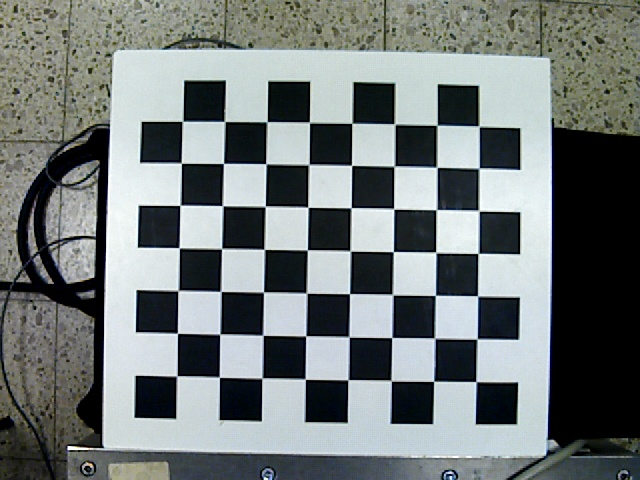
#> input picture WAITING_POSE.jpg, 640 x 480 px
$ python main_calculate_point_to_robot_base.py
#> lines starting #> are read from the running program, lines starting #| are printed output that depends on the picture; long printed decimals are rounded
#> (reads R_T_results.npz from the repository)
### packages2/image_processor.py
import cv2
import numpy as np
import logging


class ImageProcessor:
    def __init__(self):

        self._logger = logging.getLogger(f'{__name__}.{self.__class__.__name__}')
        self._logger.debug(f'ImageProcessor({self}) was initialized.')

    def load_camera_params(self, path):
#> called with path = 'CameraParams_inna_kamera_17-07_16-34.npz'
        with np.load(path) as file:
#> (reads CameraParams_inna_kamera_17-07_16-34.npz from the repository)
#> further down, image is the input picture: shape (480, 640, 3); mean B, G, R 120.9, 121.5, 115
            mtx, distortion = [file[i] for i in ('cameraMatrix', 'dist')]
        return mtx, distortion

    def undistort_frame(self, frame, mtx, distortion):
        h, w = frame.shape[:2]
#> h = 480; w = 640
        newcameramtx, roi = cv2.getOptimalNewCameraMatrix(mtx, distortion, (w, h), 1, (w, h))
#> roi = (11, 27, 601, 443)
        undst = cv2.undistort(frame, mtx, distortion, None, newcameramtx)
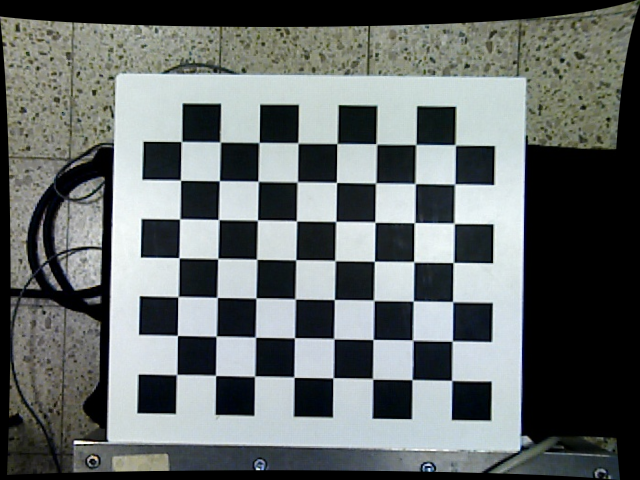
#> undst: shape (480, 640, 3); mean B, G, R 106.5, 107.3, 101.7
        x, y, w, h = roi
#> x = 11; y = 27; w = 601; h = 443
        undst = undst[y:y+h, x:x+w]
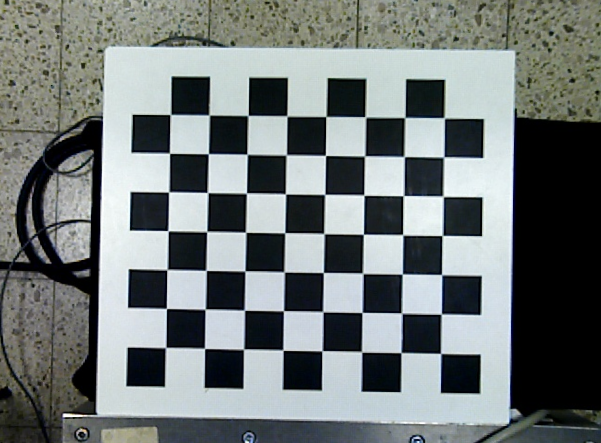
#> undst: shape (443, 601, 3); mean B, G, R 120.2, 120.9, 114.5
        return undst

    # [43 lines left out: functions apply_binarization, crop_image, ignore_background, not called in this run]


    def calculate_rvec_tvec(self, frame, point_shift=(0,0), chess_size=(8,7), side_of_chess_mm=40):
        """
        Calculates the chessboard's rotation (rvecs) and translation vector (tvecs) using the solvePnP method.

        Args:
            frame: The input frame
            point_shift: A tuple representing the shift of the chessboard corners in the x and y directions
            chess_size: A tuple representing the number of inner corners per chessboard row and column
            side_of_chess_mm: The size of each square on the chessboard in millimeters

        Returns:
            rvecs: The rotation vector
            tvecs: The translation vector
        """
#> called with point_shift = (0, 0), chess_size = (8, 7), side_of_chess_mm = 40
        mtx, distortion = self.load_camera_params('CameraParams_inna_kamera_17-07_16-34.npz')
        # prepare chessboard corners in real world
        objp = np.zeros((chess_size[0] * chess_size[1], 3), np.float32)
        objp[:,:2] = np.mgrid[0:chess_size[0],0:chess_size[1]].T.reshape(-1,2)
        objp[:, 0] -= point_shift[0]
        objp[:, 1] -= point_shift[1]
        side_of_chess_m = side_of_chess_mm / 1000
        objp *= side_of_chess_m

        gray = cv2.cvtColor(frame, cv2.COLOR_BGR2GRAY)
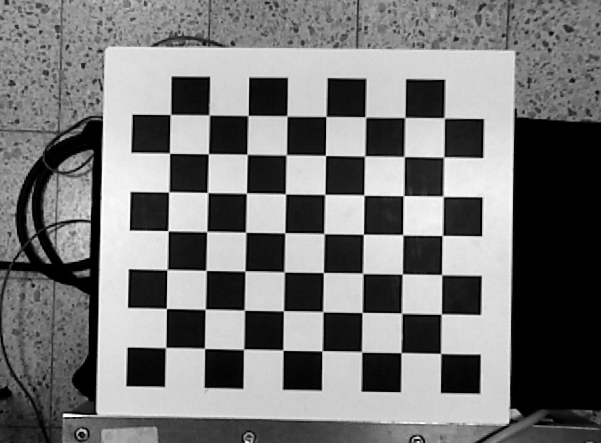
#> gray: shape (443, 601); min 0, max 255, mean 118.9
        ret, corners = cv2.findChessboardCorners(gray, chess_size, None)
#> ret = True; corners = 56 rows, first 8: [440.7, 353.5], [401, 352.6], [361.6, 351.8], [322.1, 350.7], [283, 350.2], [243.6, 349.1], [204.6, 348.4], [165.7, 347.4]
        if ret == True:
            _, rvecs, tvecs = cv2.solvePnP(objp, corners, mtx, distortion)
#> rvecs = [-0.0636, 0.0121, -3.12]; tvecs = [0.153, 0.0734, 0.771]

        # cv2.circle(frame, corners[0], radius=10, color=(0, 0, 255), thickness=5)
        return rvecs, tvecs

    # [97 lines left out: functions show_chess_corner, get_roi_points, find_centroid, is_centroid_applicable_for_gripper, not called in this run]

### main_calculate_point_to_robot_base.py
import numpy as np
import os
import cv2
from packages2.image_processor import ImageProcessor
from scipy.spatial.transform import Rotation as R
import packages2.common  as common

def prepare_one_mtx(rvec, tvec):
    mtx = np.zeros((4, 4))

    rmtx = cv2.Rodrigues(rvec)[0]
    mtx[:3, :3] = rmtx
    mtx[:3, 3] = tvec.ravel()
    mtx[3, 3] = 1
    return mtx

def calculate_rvec_tvec_from_robot_pose(pos):
    print(f"pos: {pos}")

    roll = pos[3]
    pitch = pos[4]
    yaw = pos[5]

    r = R.from_euler('xyz', [roll, pitch, yaw], degrees=False)
    rotation_matrix = r.as_matrix()


    rvec = cv2.Rodrigues(np.array(rotation_matrix))[0]
    tvec = np.zeros((3, 1))
    for i in range(3):
        tvec[i] = pos[i]

    return rvec, tvec

data = np.load(f"R_T_results.npz")
camera_tcp_mtx = data['camera_tcp_mtx']
image_procesor = ImageProcessor()
mtx, dist = image_procesor.load_camera_params("CameraParams_inna_kamera_17-07_16-34.npz")

print(f"\ncamera_tcp_mtx: {camera_tcp_mtx}")


wait_pose = [-0.191371,0.109018,0.67845,-2.86535,-1.27539,-0.0543387]

image_path = "WAITING_POSE.jpg"


image = cv2.imread(image_path)

cv2.imshow("test", image)


uimg = image_procesor.undistort_frame(image, mtx, dist)


cv2.imshow("test2", uimg)


cam_rvec, cam_tvec = image_procesor.calculate_rvec_tvec(uimg)
#> cam_rvec = [-0.0636, 0.0121, -3.12]; cam_tvec = [0.153, 0.0734, 0.771]
obj_to_cam_mtx = prepare_one_mtx(cam_rvec, cam_tvec)
#> in prepare_one_mtx, `rmtx = cv2.Rodrigues(rvec)[0]`: rmtx = [[-0.999, 0.0183, 0.0408], [-0.0187, -1, -0.0074], [0.0407, -0.00815, 0.999]]
#> obj_to_cam_mtx = [[-0.999, 0.0183, 0.0408, 0.153], [-0.0187, -1, -0.0074, 0.0734], [0.0407, -0.00815, 0.999, 0.771], [0, 0, 0, 1]]

print(f"\n obj_to_cam_mtx: {obj_to_cam_mtx}")
#|  obj_to_cam_mtx: [[-0.999   0.01834  0.04082   0.153]
#|  [-0.01866 -0.9998 -0.007395  0.07345]
#|  [ 0.04068 -0.00815  0.9991  0.771 ]
#|  [ 0.          0.          0.          1.        ]]


obj_to_tcp_mtx = obj_to_cam_mtx @ camera_tcp_mtx
#> obj_to_tcp_mtx = [[0.97, -0.237, -0.046, 0.142], [-0.225, -0.957, 0.183, 0.0796], [-0.0875, -0.167, -0.982, 0.798], [0, 0, 0, 1]]

print(f"\nobj_to_tcp_mtx: {obj_to_tcp_mtx}\n")
#| obj_to_tcp_mtx: [[ 0.9704 -0.2371 -0.04605  0.142]
#|  [-0.2251  -0.9569  0.1833  0.07956]
#|  [-0.08752 -0.1675 -0.982  0.7982]
#|  [ 0.          0.          0.          1.        ]]

rob_rvec, rob_tvec = calculate_rvec_tvec_from_robot_pose(wait_pose)
rob_mtx = prepare_one_mtx(rob_rvec, rob_tvec)

print(f"\n rob_mtx: {rob_mtx}")


obj_to_base_mtx = obj_to_tcp_mtx @ rob_mtx
#> obj_to_base_mtx = [[0.242, 0.437, 0.866, -0.101], [0.125, 0.871, -0.474, 0.143], [-0.962, 0.223, 0.156, 0.13], [0, 0, 0, 1]]
print(f"\nobj_to_base_mtx: {obj_to_base_mtx}")
#| obj_to_base_mtx: [[ 0.2418   0.4369  0.8664 -0.1008]
#|  [ 0.125  0.8714 -0.4743  0.1427]
#|  [-0.9622  0.223   0.1561  0.1305]
#|  [ 0.          0.          0.          1.        ]]

cv2.waitKey(0)
cv2.destroyAllWindows()
